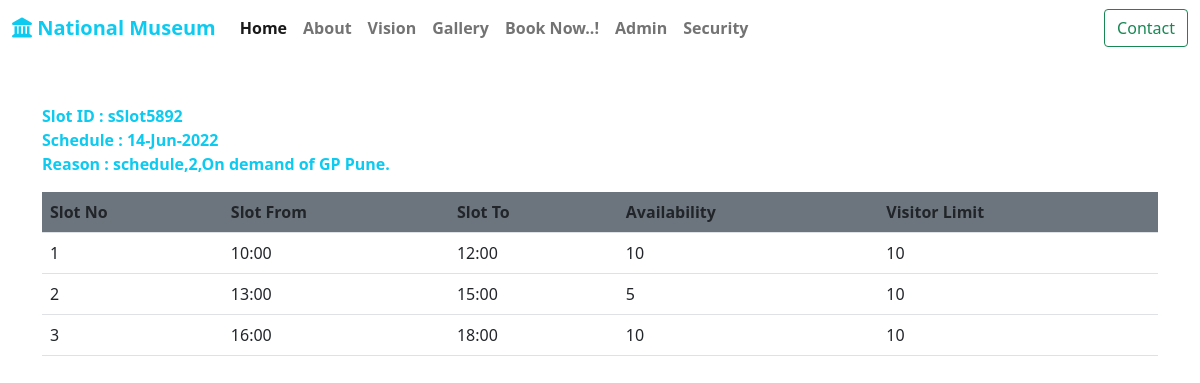
/check_slot.php?slot_id=sSlot5892, run on the app's committed database.
### tables this page shows
CREATE TABLE `slots` (
  `slot_id` varchar(15) NOT NULL,
  `schedule_date` varchar(30) NOT NULL,
  `reason` varchar(200) NOT NULL,
  `slot_no` varchar(3) NOT NULL,
  `slot_from` varchar(20) NOT NULL DEFAULT '',
  `slot_to` varchar(20) NOT NULL DEFAULT '',
  `visitor_limit` varchar(3) NOT NULL,
  `schedule_time` datetime NOT NULL
);

### check_slot.php (the view, shortened to what this page needs)
<?php
require "navbar.php";
require "connection.php";
if(isset($_GET['slot_id'])){
    $today=date("Y-m-d H:i:s");
    $slot_id = $_GET['slot_id'];
    $get_slot_details_query = "select *from slots where slot_id = '$slot_id'";
    $slots = mysqli_query($con, $get_slot_details_query)->fetch_assoc();
    if($con->affected_rows > 0){
        ?>
        <div class="container mt-5 table-responsive">
            <p class="text-info"><b>
                Slot ID : <?php echo $slots['slot_id']; ?> <br>
                <?php
                if(explode(",",$slots['reason'])[0] != "schedule"){
                    $chk_book_avail = "select no_of_members as members, slot_id, slot_no from bookings where visiting_date = '$today'";
                ?>
                    Schedule : <?php echo date("d-M-Y", strtotime($slots['schedule_time']))." to ".date("d-M-Y", strtotime($slots['schedule_date'])); ?>
                <?php
                }else{
                    $schedule_date = $slots['schedule_date'];
                    $chk_book_avail = "select no_of_members as members, slot_id, slot_no from bookings where visiting_date = '$schedule_date'";
                ?>
                    Schedule : <?php echo date("d-M-Y", strtotime($slots['schedule_date'])); ?> <br>
                    Reason : <?php echo $slots['reason']; ?>
                <?php
                }
                ?>
                </b>
            </p>
            <table class="table table-hover">
                <tr class="bg-secondary">
                    <th>Slot No</th>
                    <th>Slot From</th>
                    <th>Slot To</th>
                    <th>Availability</th>
                    <th>Visitor Limit</th>
                </tr>
                <?php
                $slots = mysqli_query($con, $get_slot_details_query);
                while($slot = $slots->fetch_assoc()){ ?>
                    <tr>
                        <td><?php echo $slot['slot_no']; ?></td>
                        <td><?php echo $slot['slot_from']; ?></td>
                        <td><?php echo $slot['slot_to']; ?></td>
                        <td>
                            <?php
                                $remaining_availability = 0;
                                $slot_visitor_limit = $slot['visitor_limit'];
                                $schedules = mysqli_query($con, $chk_book_avail);
                                if($con->affected_rows > 0){
                                    $visitors = 0;
                                    while($schedule = $schedules->fetch_assoc()){
                                        if($schedule['slot_no'] == $slot['slot_no'])
                                            $visitors += $schedule['members'];
                                    }
                                    $remaining_availability = $slot_visitor_limit - $visitors;
                                }else{
                                    $remaining_availability = $slot_visitor_limit;
                                }
                                echo $remaining_availability;
                            ?>
                        </td>
                        <td><?php echo $slot['visitor_limit']; ?></td>
                    </tr>
                    <?php
                }
                ?>
            </table>
        </div>
        <?php
    }else{
        echo "<script>alert('Invalid Slot ID..'); location.href = 'index.php'</script>";
    }
}else{
    header("Location: index.php");
}

### navbar.php (shortened to what this page needs)
<!doctype html>
<html lang="en">
<head>
    <link href="https://cdn.jsdelivr.net/npm/bootstrap@5.1.3/dist/css/bootstrap.min.css" rel="stylesheet">
    <link href="https://cdn.rawgit.com/michalsnik/aos/2.1.1/dist/aos.css" rel="stylesheet" />
</head>
<body>
<nav class="navbar navbar-expand-lg navbar-light">
        <div class="container-fluid">
            <a class="navbar-brand text-info" href="/museum"><b><i class="fas fa-landmark"></i> National Museum</b></a>
            <div class="collapse navbar-collapse" id="navbarNavAltMarkup">
                <div class="navbar-nav flex">
                    <a class="nav-link active" aria-current="page" href="/museum"><b>Home</b></a>
                    <a class="nav-link" href="/museum#about"><b>About</b></a>
                    <a class="nav-link" href="/museum#vision"><b>Vision</b></a>
                    <a class="nav-link" href="/museum/gallery"><b>Gallery</b></a>
                    <a class="nav-link" href="/museum/login.php"><b>Book Now..!</b></a>
                    <a class="nav-link" href="/museum/admin.php"><b>Admin</b></a>
                    <a class="nav-link" href="/museum/security.php"><b>Security</b></a>
                </div>
            </div>
            <a href="/museum#contact"><button class="btn btn-outline-success my-2 my-sm-0">Contact</button></a>
        </div>
    </nav>

### navbar.php (style rules this page uses)
div { transition: 1s all ease; }

### data on the page
slots: slot "sSlot5892", schedule_date "14-Jun-2022", reason "schedule,2,On demand of GP Pune.", slot_no "1", slot_from "10:00", slot_to "12:00", visitor_limit "10"
slots: slot_no "2", slot_from "13:00", slot_to "15:00", visitor_limit "5", visitor_limit "10"
slots: slot_no "3", slot_from "16:00", slot_to "18:00", visitor_limit "10"
